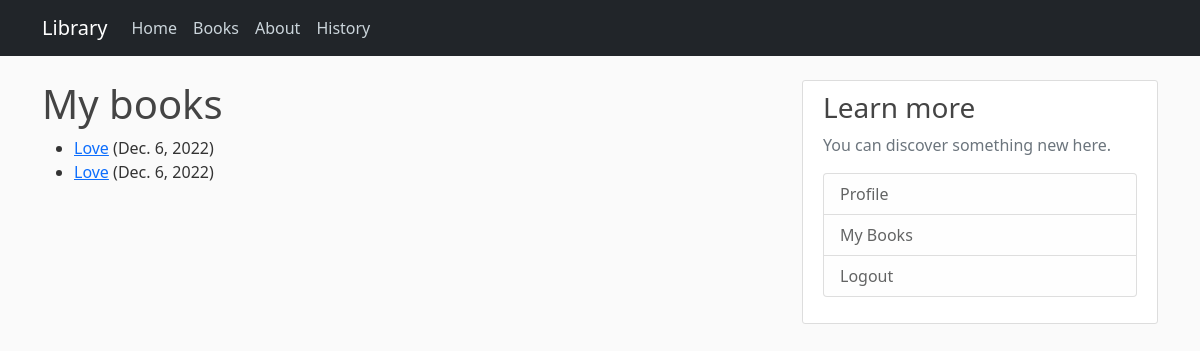
The page /library/my_books/ (signed in) on the database its author committed.
### library/models.py (models this page shows, shortened)
class BookIns(models.Model):
    id = models.UUIDField(primary_key=True, default=uuid.uuid4)
    book = models.ForeignKey(Book, on_delete=models.SET_NULL, null=True)
    imprint = models.CharField(max_length=200)
    due_back = models.DateField(null=True, blank=True)
    renter = models.ForeignKey(User, on_delete=models.SET_NULL, null=True, blank=True)
    STATUS = (
        ('m', 'Maintenance'),
        ('o', 'On loan'),
        ('a', 'Available'),
        ('r', 'Reserved'),
    )
    status = models.CharField(max_length=1, choices=STATUS, blank=True, default='m')
    class Meta:
        ordering = ["status"]
        permissions = (('can_ever', 'Add main perms'),)
    def overdue(self):
        if date.today() > self.due_back:
            return True
        return False

class Book(models.Model):
    title = models.CharField(max_length=100)
    author = models.CharField(max_length=100)
    description = models.TextField()
    genre = models.ManyToManyField(Genre)

### library/views.py (the view)
# urls.py: path('my_books/', views.RentedBooksByUserListView.as_view(), name="my_books"),
class RentedBooksByUserListView(LoginRequiredMixin, ListView):
	model = BookIns
	template_name ="library/bookinstance_list_renter_user.html"
	context_object_name = "books"
	paginate_by = 10
	def get_queryset(self):
		return BookIns.objects.filter(renter=self.request.user).filter(status__exact='o').order_by('due_back')

### library/templates/library/bookinstance_list_renter_user.html
{% extends "library/base.html" %}
{% block content %}
    <h1>My books</h1>
    {% if books %}
    <ul>
      {% for book in books %}
      <li class="{% if book.overdue %}text-danger{% endif %}">
        <a href="{% url 'book-detail' book.book.pk %}">{{book.book.title}}</a> ({{ book.due_back }})
      </li>
      {% endfor %}
    </ul>
    {% else %}
      <p>There are no books rented.</p>
    {% endif %}
{% endblock %}

### library/static/library/css/main.css (style rules this page uses)
body { background: #fafafa; color: #333333; margin-top: 5rem; }
h1, h2, h3, h4, h5, h6 { color: #444444; }
ul { margin: 0; }

### rows shown on the page
BookIns: book "Love", due_back "Dec. 6, 2022"
BookIns: book "Love", due_back "Dec. 6, 2022"
